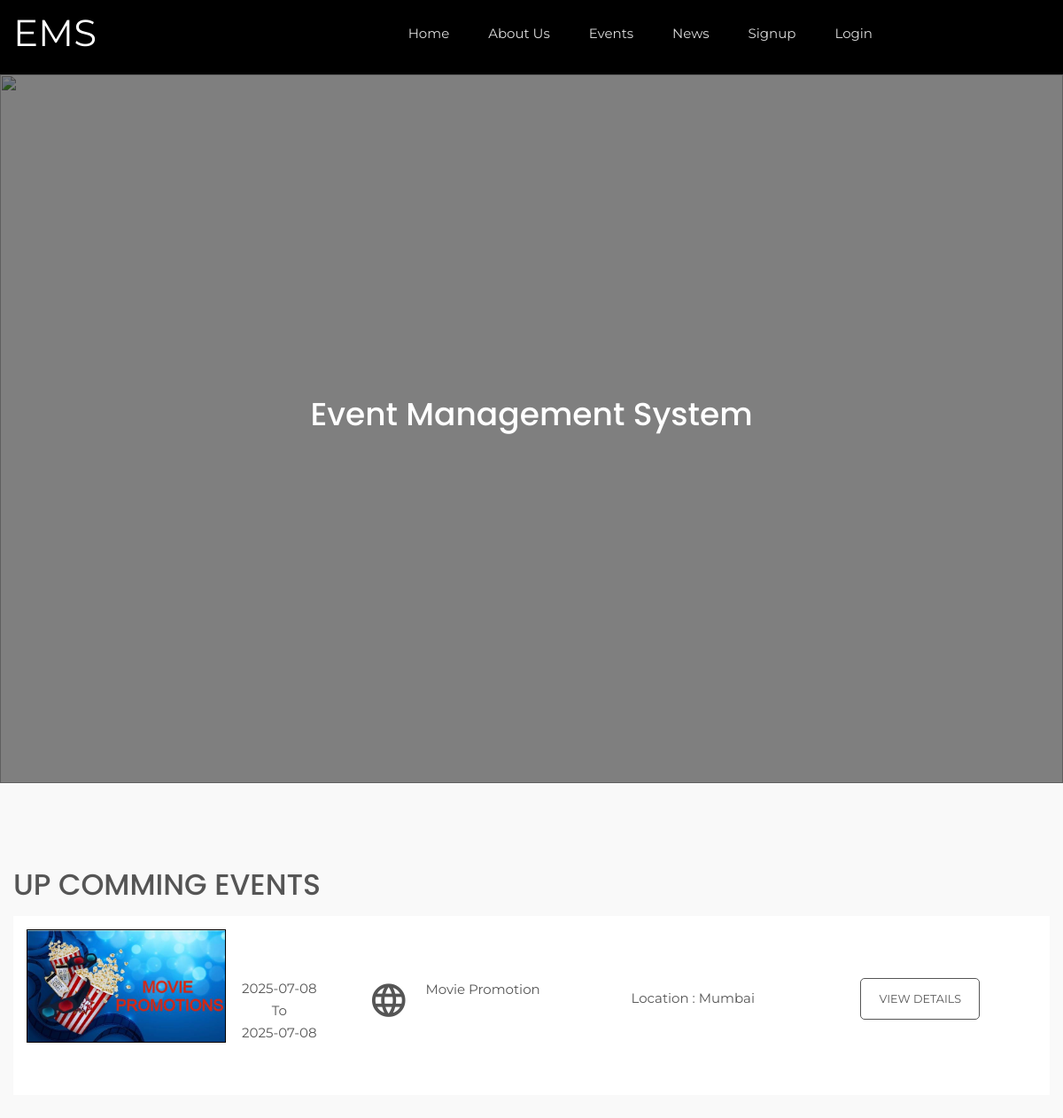
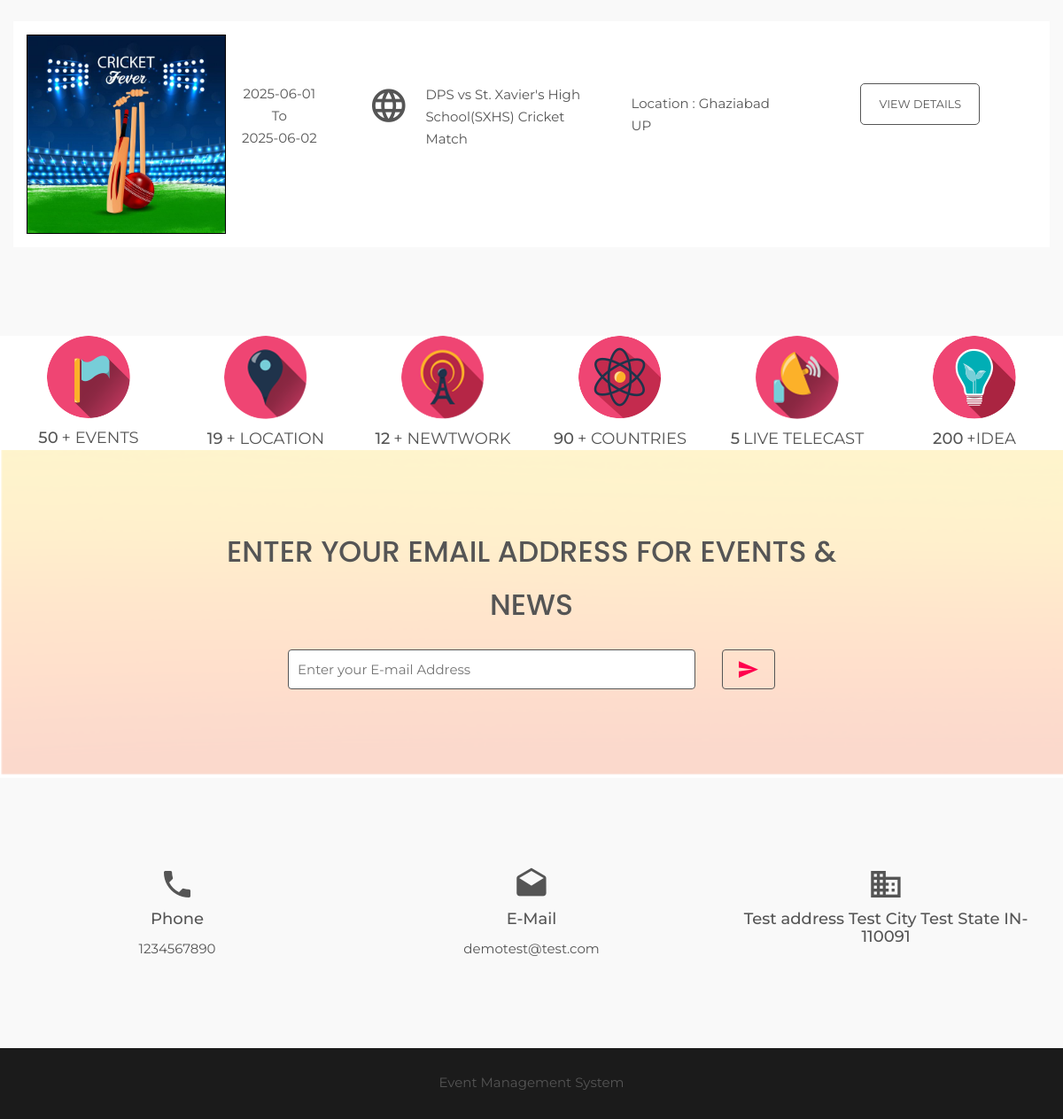
The page / on the database its author committed (2 pictures, top to bottom).
### tables this page shows
CREATE TABLE `tblgenralsettings` (
  `id` int(11) NOT NULL,
  `SiteName` varchar(200) DEFAULT NULL,
  `PhoneNumber` bigint(12) DEFAULT NULL,
  `EmailId` varchar(255) DEFAULT NULL,
  `address` mediumtext DEFAULT NULL,
  `footercontent` mediumtext DEFAULT NULL,
  `LastUpdationDate` timestamp NULL DEFAULT NULL ON UPDATE current_timestamp()
);

CREATE TABLE `tblevents` (
  `id` int(11) NOT NULL,
  `CategoryId` char(10) DEFAULT NULL,
  `SponserId` char(10) DEFAULT NULL,
  `EventName` varchar(255) DEFAULT NULL,
  `EventDescription` mediumtext DEFAULT NULL,
  `EventStartDate` date DEFAULT NULL,
  `EventEndDate` date DEFAULT NULL,
  `EventLocation` varchar(255) DEFAULT NULL,
  `EventImage` varchar(255) DEFAULT NULL,
  `PostingDate` timestamp NULL DEFAULT current_timestamp(),
  `LastUpdationDate` timestamp NULL DEFAULT NULL ON UPDATE current_timestamp(),
  `IsActive` int(1) DEFAULT NULL
);

### index.php (the view, shortened to what this page needs)
<?php
include('includes/config.php');
    ?>
<!doctype html>
<html class="no-js" lang="en">
    <head>
        <link rel="stylesheet" href="css/bootstrap.min.css">
        <link rel="stylesheet" href="css/animate.css">
        <link rel="stylesheet" href="css/meanmenu.min.css">
        <link rel="stylesheet" href="css/owl.carousel.css">
        <link rel="stylesheet" href="css/icofont.css">
        <link rel="stylesheet" href="css/nivo-slider.css">
        <link rel="stylesheet" href="css/animate-text.css">
        <link rel="stylesheet" href="css/material-design-iconic-font.min.css">
        <link rel="stylesheet" href="style.css">
        <link rel="stylesheet" href="css/responsive.css">
        <link href="css/color/skin-default.css" rel="stylesheet">
    </head>
    <body>
         <div class="wrapper home-02">
         <?php include_once('includes/header.php');?>
                <div class="slider-container slider-02 bg-overlay">
                    <div id="mainSlider" class="nivoSlider slider-image">
                    </div>
                </div>
            </div>
                    <div id="htmlcaption1" class="nivo-html-caption slider-caption-1" >
                        <div class="container">
                            <div class="slide1-text">
                                <div class="middle-text slide-def">
                            <div class="cap-dec wow fadeInDown" data-wow-duration=".9s" data-wow-delay="0.2s" style="margin-top:-100px">
                                        <h1 align="center">Event Management System</h1>
                                    </div>
                                </div>
                            </div>
                        </div>
                    </div>
            <div class="upcomming-events-area off-white ptb100">
                  <div class="container">
                      <div class="row">
                          <div class="col-xs-12">
                           <h1 class="section-title">Up Comming Events</h1>
                        </div>
                          <div class="total-upcomming-event col-md-12 col-sm-12 col-xs-12">
<?php
$isactive=1;
$sql = "SELECT EventName,EventLocation,EventStartDate,EventEndDate,EventImage,id from tblevents where IsActive=:isactive order by id desc limit 5";
$query = $dbh -> prepare($sql);
$query->bindParam(':isactive',$isactive,PDO::PARAM_STR);
$query->execute();
$results=$query->fetchAll(PDO::FETCH_OBJ);
if($query->rowCount() > 0)
{
foreach($results as $row)
{
    ?>
                              <div class="single-upcomming shadow-box">
                                 <div class="col-md-4 hidden-sm col-xs-12">
                                     <div class="sue-pic">
                                        <img src="admin/eventimages/<?php echo htmlentities($row->EventImage);?>" alt="<?php echo htmlentities($row->EventName);?>" style="border:#000 1px solid">
                                     </div>
                                     <div class="sue-date-time text-center" style="padding-left:5%;padding-top:15%;">
                                         <span><?php echo htmlentities($row->EventStartDate);?></span>To
                                         <span><?php echo htmlentities($row->EventEndDate);?></span>
                                     </div>
                                 </div>
                                 <div class="col-md-3 col-sm-5 col-xs-12">
                                    <div class="uc-event-title">
                                        <div class="uc-icon"><i class="zmdi zmdi-globe-alt"></i></div>
                                        <a href="#"><?php echo htmlentities($row->EventName);?></a>
                                    </div>
                                 </div>
                                 <div class="col-md-2 col-sm-3 col-xs-12">
                                     <div class="venu-no">
                                         <p>Location : <?php echo htmlentities($row->EventLocation);?></p>
                                     </div>
                                 </div>
                                 <div class="col-md-3 col-sm-4 col-xs-12">
                                     <div class="upcomming-ticket text-center">
 <a href="event-details.php?evntid=<?php echo htmlentities($row->id);?>" class="btn-def bnt-2 small">View Details</a>
                                     </div>
                                 </div>
                              </div>
 <?php } } ?>
                          </div>
                      </div>
                  </div>
              </div>
            <div class="counter-area pb150">
                <div class="container">
                    <div class="row">
                        <div class="col-md-2 col-sm-4 col-xs-12">
                            <div class="single-count text-center uppercase">
                               <div class="count-icon">
                                   <img src="img/icon/count-01.png" alt="">
                               </div>
                                <h3><span class="counter2">50</span></h3>
                                <p>+ Events</p>
                            </div>
                        </div>
                        <div class="col-md-2 col-sm-4 col-xs-12">
                            <div class="single-count text-center uppercase">
                               <div class="count-icon">
                                   <img src="img/icon/count-02.png" alt="">
                               </div>
                                <h3><span class="counter2">19</span></h3>
                                <p>+ Location</p>
                            </div>
                        </div>
                        <div class="col-md-2 col-sm-4 col-xs-12">
                            <div class="single-count text-center uppercase">
                               <div class="count-icon">
                                   <img src="img/icon/count-03.png" alt="">
                               </div>
                                <h3><span class="counter2">12</span></h3>
                                <p>+ Newtwork</p>
                            </div>
                        </div>
                        <div class="col-md-2 col-sm-4 col-xs-12">
                            <div class="single-count text-center uppercase">
                               <div class="count-icon">
                                   <img src="img/icon/count-04.png" alt="">
                               </div>
                                <h3><span class="counter2">90</span></h3>
                                <p>+ Countries</p>
                            </div>
                        </div>
                        <div class="col-md-2 col-sm-4 col-xs-12">
                            <div class="single-count text-center uppercase">
                               <div class="count-icon">
                                   <img src="img/icon/count-05.png" alt="">
                               </div>
                                <h3><span class="counter2">5</span></h3>
                                <p>Live Telecast</p>
                            </div>
                        </div>
                        <div class="col-md-2 col-sm-4 col-xs-12">
                            <div class="single-count text-center uppercase">
                               <div class="count-icon">
                                   <img src="img/icon/count-06.png" alt="">
                               </div>
                                <h3><span class="counter2">200</span></h3>
                                <p>+Idea</p>
                            </div>
                        </div>
                    </div>
                </div>
            </div>
            <div class="call-to-action bg-overlay white-overlay pb100 pt85">
                <div class="container">
                    <div class="row">
                        <div class="col-md-12">
                            <div class="cal-to-wrap">
                                <h1 class="section-title">Enter Your Email Address For Events & News</h1>
                                <form method="post" name="subscribe">
                                    <div class="input-box">
                                        <input type="email" placeholder="Enter your E-mail Address" class="info" name="email" required="true">
                                        <button type="submit" name="subscribe" class="send-btn"><i class="zmdi zmdi-mail-send"></i></button>
                                    </div>
                                </form>
                            </div>
                        </div>
                    </div>
                </div>
            </div>
           <?php include_once('includes/footer.php');?>
         </div>
    </body>
</html>

### includes/header.php (shortened to what this page needs)
<?php
$ret = "Select  SiteName from tblgenralsettings ";
$querys = $dbh -> prepare($ret);
$querys->execute();
$resultss=$querys->fetchAll(PDO::FETCH_OBJ);
if($querys->rowCount() > 0)
{
foreach($resultss as $rows)
{ ?>
   <div id="home" class="header-slider-area">
                <div class="header-area header-2">
                    <div id="sticker" class="logo-menu-area header-area-2">
                        <div class="container hidden-xs">
                            <div class="row">
                                <div class="col-md-2 col-sm-3">
                                    <div class="logo">
                                        <a href="index.php" style="font-size:42px; color:#fff"><?php echo htmlentities($rows->SiteName);?></a>
                                    </div>
                                </div>
                                <div class="col-md-8 col-sm-9">
                                    <div class="main-menu text-right">
                                        <nav>
                                            <ul id="nav">
                                                <li><a class="smooth-scroll" href="index.php">Home</a></li>
                                                <li><a class="smooth-scroll" href="about-us.php">About Us</a></li>
                                                <li><a class="smooth-scroll" href="all-events.php">Events</a></li>
                                                <li><a class="smooth-scroll" href="news.php">News</a></li>
                                                <?php if(strlen($_SESSION['usrid']==0)){?>
                                                <li><a class="smooth-scroll" href="signup.php">Signup</a></li>
                                                 <li><a class="smooth-scroll" href="signin.php">Login</a></li>
                                             <?php } else {?>
<li><a class="smooth-scroll" href="profile.php">My Account</a></li>
                                             <?php } ?>
                                            </ul>
                                        </nav>
                                    </div>
                                </div>
                                </div>
                            </div>
                        </div>
                    </div>
                    <?php }} ?>

### includes/footer.php (shortened to what this page needs)
<?php
$ret = "Select  PhoneNumber,address,EmailId,footercontent from tblgenralsettings ";
$querys = $dbh -> prepare($ret);
$querys->execute();
$resultss=$querys->fetchAll(PDO::FETCH_OBJ);
if($querys->rowCount() > 0)
{
foreach($resultss as $rows)
{ ?>
 <div class="information-area off-white ptb100">
                    <div class="container">
                        <div class="row">
                            <div class="col-md-4 col-sm-3 col-xs-12">
                                <div class="single-information text-center">
                                    <div class="info-icon">
                                        <i class="zmdi zmdi-phone"></i>
                                    </div>
                                    <h4>Phone</h4>
                                    <p><?php echo htmlentities($rows->PhoneNumber);?></p>
                                </div>
                            </div>
                            <div class="col-md-4 col-sm-3 col-xs-12">
                                <div class="single-information text-center">
                                    <div class="info-icon">
                                        <i class="zmdi zmdi-email-open"></i>
                                    </div>
                                    <h4>E-Mail</h4>
                                    <p><a href="mailto:company@email.com"><?php echo htmlentities($rows->EmailId);?></a></p>
                                </div>
                            </div>
                            <div class="col-md-4 col-sm-3 col-xs-12">
                                <div class="single-information text-center">
                                    <div class="info-icon">
                                        <i class="zmdi zmdi-city-alt"></i>
                                    </div>
                                    <h4><?php echo htmlentities($rows->address);?></h4>
                                </div>
                            </div>
                        </div>
                    </div>
                </div>
            <div class="footer-area" align="center">
                <div class="container">
                    <div class="row">
                        <div class="col-md-12 col-sm-6 col-xs-12">
                            <div class="social-area">
                             <?php echo htmlentities($rows->footercontent);?>
                            </div>
                        </div>
                    </div>
                </div>
            </div>
            <?php }} ?>

### rows shown on the page
tblgenralsettings: SiteName "EMS", PhoneNumber "1234567890", EmailId "demotest@test.com", address "Test address Test City Test State IN-110091", footercontent "Event Management System"
tblevents: EventImage (picture), EventStartDate "2025-07-08", EventEndDate "2025-07-08", EventName "Movie Promotion", EventLocation "Mumbai"
tblevents: EventImage (picture), EventStartDate "2025-06-01", EventEndDate "2025-06-02", EventName "DPS vs St. Xavier's High School(SXHS) Cricket Match", EventLocation "Ghaziabad UP"
